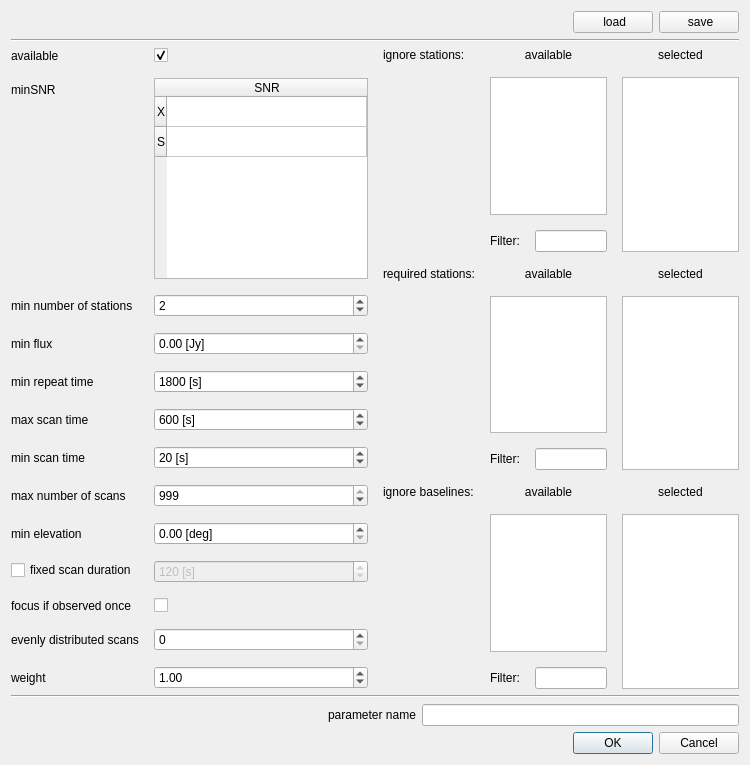
<?xml version="1.0" encoding="UTF-8"?>
<ui version="4.0">
 <class>sourceParametersDialog</class>
 <widget class="QDialog" name="sourceParametersDialog">
  <property name="geometry">
   <rect>
    <x>0</x>
    <y>0</y>
    <width>750</width>
    <height>765</height>
   </rect>
  </property>
  <property name="windowTitle">
   <string>Dialog</string>
  </property>
  <layout class="QVBoxLayout" name="verticalLayout">
   <item>
    <layout class="QHBoxLayout" name="horizontalLayout_9">
     <item>
      <spacer name="horizontalSpacer_2">
       <property name="orientation">
        <enum>Qt::Horizontal</enum>
       </property>
       <property name="sizeHint" stdset="0">
        <size>
         <width>40</width>
         <height>20</height>
        </size>
       </property>
      </spacer>
     </item>
     <item>
      <widget class="QPushButton" name="pushButton_2">
       <property name="text">
        <string> load</string>
       </property>
       <property name="icon">
        <iconset resource="myresources.qrc">
         <normaloff>:/icons/icons/folder-open-5.png</normaloff>:/icons/icons/folder-open-5.png</iconset>
       </property>
      </widget>
     </item>
     <item>
      <widget class="QPushButton" name="pushButton">
       <property name="text">
        <string> save</string>
       </property>
       <property name="icon">
        <iconset resource="myresources.qrc">
         <normaloff>:/icons/icons/document-export.png</normaloff>:/icons/icons/document-export.png</iconset>
       </property>
      </widget>
     </item>
    </layout>
   </item>
   <item>
    <widget class="Line" name="line_2">
     <property name="orientation">
      <enum>Qt::Horizontal</enum>
     </property>
    </widget>
   </item>
   <item>
    <layout class="QHBoxLayout" name="horizontalLayout_8" stretch="1,1">
     <property name="spacing">
      <number>15</number>
     </property>
     <item>
      <layout class="QFormLayout" name="formLayout">
       <item row="0" column="0">
        <widget class="QLabel" name="availableLabel">
         <property name="text">
          <string>available</string>
         </property>
        </widget>
       </item>
       <item row="0" column="1">
        <widget class="QCheckBox" name="availableCheckBox">
         <property name="checked">
          <bool>true</bool>
         </property>
        </widget>
       </item>
       <item row="1" column="0">
        <widget class="QLabel" name="minSNRLabel">
         <property name="text">
          <string>minSNR</string>
         </property>
        </widget>
       </item>
       <item row="1" column="1">
        <widget class="QTableWidget" name="tableWidget_minSNR">
         <attribute name="horizontalHeaderStretchLastSection">
          <bool>true</bool>
         </attribute>
         <row>
          <property name="text">
           <string>X</string>
          </property>
         </row>
         <row>
          <property name="text">
           <string>S</string>
          </property>
         </row>
         <column>
          <property name="text">
           <string>SNR</string>
          </property>
         </column>
        </widget>
       </item>
       <item row="2" column="0">
        <widget class="QLabel" name="maxSlewTimeLabel">
         <property name="text">
          <string>min number of stations</string>
         </property>
        </widget>
       </item>
       <item row="2" column="1">
        <widget class="QSpinBox" name="spinBox_minNumberOfStations">
         <property name="suffix">
          <string/>
         </property>
         <property name="maximum">
          <number>9999</number>
         </property>
         <property name="value">
          <number>2</number>
         </property>
        </widget>
       </item>
       <item row="3" column="0">
        <widget class="QLabel" name="maxWaitTimeLabel">
         <property name="text">
          <string>min flux </string>
         </property>
        </widget>
       </item>
       <item row="3" column="1">
        <widget class="QDoubleSpinBox" name="doubleSpinBox_minFlux">
         <property name="suffix">
          <string> [Jy]</string>
         </property>
         <property name="singleStep">
          <double>0.100000000000000</double>
         </property>
        </widget>
       </item>
       <item row="4" column="0">
        <widget class="QLabel" name="label">
         <property name="text">
          <string>min repeat time</string>
         </property>
        </widget>
       </item>
       <item row="4" column="1">
        <widget class="QSpinBox" name="spinBox_minRepeatTime">
         <property name="suffix">
          <string> [s]</string>
         </property>
         <property name="maximum">
          <number>9999</number>
         </property>
         <property name="singleStep">
          <number>600</number>
         </property>
         <property name="value">
          <number>1800</number>
         </property>
        </widget>
       </item>
       <item row="5" column="0">
        <widget class="QLabel" name="label_2">
         <property name="text">
          <string>max scan time</string>
         </property>
        </widget>
       </item>
       <item row="5" column="1">
        <widget class="QSpinBox" name="spinBox_maxScanTime">
         <property name="suffix">
          <string> [s]</string>
         </property>
         <property name="maximum">
          <number>9999</number>
         </property>
         <property name="singleStep">
          <number>60</number>
         </property>
         <property name="value">
          <number>600</number>
         </property>
        </widget>
       </item>
       <item row="6" column="0">
        <widget class="QLabel" name="label_3">
         <property name="text">
          <string>min scan time</string>
         </property>
        </widget>
       </item>
       <item row="6" column="1">
        <widget class="QSpinBox" name="spinBox_minScanTime">
         <property name="suffix">
          <string> [s]</string>
         </property>
         <property name="prefix">
          <string/>
         </property>
         <property name="maximum">
          <number>9999</number>
         </property>
         <property name="singleStep">
          <number>10</number>
         </property>
         <property name="value">
          <number>20</number>
         </property>
        </widget>
       </item>
       <item row="7" column="0">
        <widget class="QLabel" name="label_6">
         <property name="text">
          <string>max number of scans</string>
         </property>
        </widget>
       </item>
       <item row="7" column="1">
        <widget class="QSpinBox" name="spinBox_maxNumberOfScans">
         <property name="maximum">
          <number>999</number>
         </property>
         <property name="value">
          <number>999</number>
         </property>
        </widget>
       </item>
       <item row="10" column="0">
        <widget class="QLabel" name="label_7">
         <property name="text">
          <string>focus if observed once</string>
         </property>
        </widget>
       </item>
       <item row="10" column="1">
        <widget class="QCheckBox" name="checkBox_focusIfObsOnce">
         <property name="text">
          <string/>
         </property>
        </widget>
       </item>
       <item row="11" column="0">
        <widget class="QLabel" name="label_10">
         <property name="text">
          <string>evenly distributed scans</string>
         </property>
        </widget>
       </item>
       <item row="11" column="1">
        <widget class="QSpinBox" name="spinBox_evenlyDistScans">
         <property name="maximum">
          <number>999</number>
         </property>
        </widget>
       </item>
       <item row="12" column="0">
        <widget class="QLabel" name="weightLabel">
         <property name="text">
          <string>weight</string>
         </property>
        </widget>
       </item>
       <item row="12" column="1">
        <widget class="QDoubleSpinBox" name="weightDoubleSpinBox">
         <property name="singleStep">
          <double>0.100000000000000</double>
         </property>
         <property name="value">
          <double>1.000000000000000</double>
         </property>
        </widget>
       </item>
       <item row="9" column="1">
        <widget class="QSpinBox" name="spinBox_fixedScanDuration">
         <property name="enabled">
          <bool>false</bool>
         </property>
         <property name="suffix">
          <string> [s]</string>
         </property>
         <property name="minimum">
          <number>1</number>
         </property>
         <property name="maximum">
          <number>1000</number>
         </property>
         <property name="singleStep">
          <number>60</number>
         </property>
         <property name="value">
          <number>120</number>
         </property>
        </widget>
       </item>
       <item row="9" column="0">
        <widget class="QCheckBox" name="checkBox">
         <property name="text">
          <string>fixed scan duration</string>
         </property>
        </widget>
       </item>
       <item row="8" column="0">
        <widget class="QLabel" name="label_20">
         <property name="text">
          <string>min elevation</string>
         </property>
        </widget>
       </item>
       <item row="8" column="1">
        <widget class="QDoubleSpinBox" name="doubleSpinBox_minElevation">
         <property name="suffix">
          <string> [deg]</string>
         </property>
        </widget>
       </item>
      </layout>
     </item>
     <item>
      <layout class="QFormLayout" name="formLayout_2">
       <item row="0" column="0">
        <widget class="QLabel" name="label_4">
         <property name="text">
          <string>ignore stations:</string>
         </property>
         <property name="alignment">
          <set>Qt::AlignLeading|Qt::AlignLeft|Qt::AlignTop</set>
         </property>
        </widget>
       </item>
       <item row="0" column="1">
        <layout class="QHBoxLayout" name="horizontalLayout_3">
         <item>
          <layout class="QVBoxLayout" name="verticalLayout_2">
           <item>
            <widget class="QLabel" name="label_11">
             <property name="text">
              <string>available</string>
             </property>
             <property name="alignment">
              <set>Qt::AlignCenter</set>
             </property>
            </widget>
           </item>
           <item>
            <widget class="QListView" name="listView_ignoreStations">
             <property name="editTriggers">
              <set>QAbstractItemView::NoEditTriggers</set>
             </property>
            </widget>
           </item>
           <item>
            <layout class="QHBoxLayout" name="horizontalLayout">
             <item>
              <widget class="QLabel" name="label_12">
               <property name="text">
                <string>Filter:</string>
               </property>
              </widget>
             </item>
             <item>
              <widget class="QLineEdit" name="lineEdit_ignoreStations">
               <property name="inputMask">
                <string/>
               </property>
               <property name="text">
                <string/>
               </property>
              </widget>
             </item>
            </layout>
           </item>
          </layout>
         </item>
         <item>
          <layout class="QVBoxLayout" name="verticalLayout_3">
           <item>
            <widget class="QLabel" name="label_13">
             <property name="text">
              <string>selected</string>
             </property>
             <property name="alignment">
              <set>Qt::AlignCenter</set>
             </property>
            </widget>
           </item>
           <item>
            <widget class="QListWidget" name="listWidget_selectedIgnoreStations">
             <property name="editTriggers">
              <set>QAbstractItemView::NoEditTriggers</set>
             </property>
            </widget>
           </item>
          </layout>
         </item>
        </layout>
       </item>
       <item row="1" column="0">
        <widget class="QLabel" name="label_9">
         <property name="text">
          <string>required stations:</string>
         </property>
         <property name="alignment">
          <set>Qt::AlignLeading|Qt::AlignLeft|Qt::AlignTop</set>
         </property>
        </widget>
       </item>
       <item row="1" column="1">
        <layout class="QHBoxLayout" name="horizontalLayout_4">
         <item>
          <layout class="QVBoxLayout" name="verticalLayout_4">
           <item>
            <widget class="QLabel" name="label_14">
             <property name="text">
              <string>available</string>
             </property>
             <property name="alignment">
              <set>Qt::AlignCenter</set>
             </property>
            </widget>
           </item>
           <item>
            <widget class="QListView" name="listView_requiredStations">
             <property name="editTriggers">
              <set>QAbstractItemView::NoEditTriggers</set>
             </property>
            </widget>
           </item>
           <item>
            <layout class="QHBoxLayout" name="horizontalLayout_5">
             <item>
              <widget class="QLabel" name="label_15">
               <property name="text">
                <string>Filter:</string>
               </property>
              </widget>
             </item>
             <item>
              <widget class="QLineEdit" name="lineEdit_filterRequiredStations">
               <property name="inputMask">
                <string/>
               </property>
               <property name="text">
                <string/>
               </property>
              </widget>
             </item>
            </layout>
           </item>
          </layout>
         </item>
         <item>
          <layout class="QVBoxLayout" name="verticalLayout_5">
           <item>
            <widget class="QLabel" name="label_16">
             <property name="text">
              <string>selected</string>
             </property>
             <property name="alignment">
              <set>Qt::AlignCenter</set>
             </property>
            </widget>
           </item>
           <item>
            <widget class="QListWidget" name="listWidget_selectedRequiredStations">
             <property name="editTriggers">
              <set>QAbstractItemView::NoEditTriggers</set>
             </property>
            </widget>
           </item>
          </layout>
         </item>
        </layout>
       </item>
       <item row="2" column="0">
        <widget class="QLabel" name="label_8">
         <property name="text">
          <string>ignore baselines:</string>
         </property>
         <property name="alignment">
          <set>Qt::AlignLeading|Qt::AlignLeft|Qt::AlignTop</set>
         </property>
        </widget>
       </item>
       <item row="2" column="1">
        <layout class="QHBoxLayout" name="horizontalLayout_6">
         <item>
          <layout class="QVBoxLayout" name="verticalLayout_6">
           <item>
            <widget class="QLabel" name="label_17">
             <property name="text">
              <string>available</string>
             </property>
             <property name="alignment">
              <set>Qt::AlignCenter</set>
             </property>
            </widget>
           </item>
           <item>
            <widget class="QListView" name="listView_ignoreBaselines">
             <property name="editTriggers">
              <set>QAbstractItemView::NoEditTriggers</set>
             </property>
            </widget>
           </item>
           <item>
            <layout class="QHBoxLayout" name="horizontalLayout_7">
             <item>
              <widget class="QLabel" name="label_18">
               <property name="text">
                <string>Filter:</string>
               </property>
              </widget>
             </item>
             <item>
              <widget class="QLineEdit" name="lineEdit_filter_ignoreBaselines">
               <property name="inputMask">
                <string/>
               </property>
               <property name="text">
                <string/>
               </property>
              </widget>
             </item>
            </layout>
           </item>
          </layout>
         </item>
         <item>
          <layout class="QVBoxLayout" name="verticalLayout_7">
           <item>
            <widget class="QLabel" name="label_19">
             <property name="text">
              <string>selected</string>
             </property>
             <property name="alignment">
              <set>Qt::AlignCenter</set>
             </property>
            </widget>
           </item>
           <item>
            <widget class="QListWidget" name="listWidget_selectedIgnoreBaselines">
             <property name="editTriggers">
              <set>QAbstractItemView::NoEditTriggers</set>
             </property>
            </widget>
           </item>
          </layout>
         </item>
        </layout>
       </item>
      </layout>
     </item>
    </layout>
   </item>
   <item>
    <widget class="Line" name="line">
     <property name="orientation">
      <enum>Qt::Horizontal</enum>
     </property>
    </widget>
   </item>
   <item>
    <layout class="QHBoxLayout" name="horizontalLayout_2">
     <item>
      <spacer name="horizontalSpacer">
       <property name="orientation">
        <enum>Qt::Horizontal</enum>
       </property>
       <property name="sizeHint" stdset="0">
        <size>
         <width>40</width>
         <height>20</height>
        </size>
       </property>
      </spacer>
     </item>
     <item>
      <widget class="QLabel" name="label_5">
       <property name="text">
        <string>parameter name</string>
       </property>
      </widget>
     </item>
     <item>
      <widget class="QLineEdit" name="lineEdit_paraName"/>
     </item>
    </layout>
   </item>
   <item>
    <widget class="QDialogButtonBox" name="buttonBox">
     <property name="orientation">
      <enum>Qt::Horizontal</enum>
     </property>
     <property name="standardButtons">
      <set>QDialogButtonBox::Cancel|QDialogButtonBox::Ok</set>
     </property>
    </widget>
   </item>
  </layout>
 </widget>
 <resources>
  <include location="myresources.qrc"/>
 </resources>
 <connections>
  <connection>
   <sender>checkBox</sender>
   <signal>clicked(bool)</signal>
   <receiver>spinBox_fixedScanDuration</receiver>
   <slot>setEnabled(bool)</slot>
   <hints>
    <hint type="sourcelabel">
     <x>143</x>
     <y>480</y>
    </hint>
    <hint type="destinationlabel">
     <x>243</x>
     <y>478</y>
    </hint>
   </hints>
  </connection>
  <connection>
   <sender>checkBox</sender>
   <signal>clicked(bool)</signal>
   <receiver>spinBox_minScanTime</receiver>
   <slot>setDisabled(bool)</slot>
   <hints>
    <hint type="sourcelabel">
     <x>114</x>
     <y>474</y>
    </hint>
    <hint type="destinationlabel">
     <x>201</x>
     <y>413</y>
    </hint>
   </hints>
  </connection>
  <connection>
   <sender>checkBox</sender>
   <signal>clicked(bool)</signal>
   <receiver>spinBox_maxScanTime</receiver>
   <slot>setDisabled(bool)</slot>
   <hints>
    <hint type="sourcelabel">
     <x>54</x>
     <y>472</y>
    </hint>
    <hint type="destinationlabel">
     <x>202</x>
     <y>385</y>
    </hint>
   </hints>
  </connection>
 </connections>
</ui>
